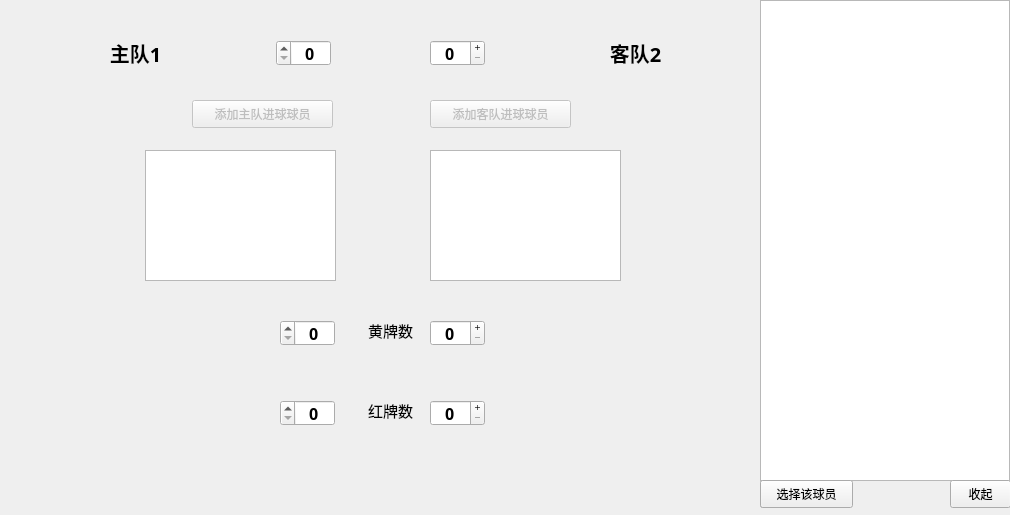
<?xml version="1.0" encoding="UTF-8"?>
<ui version="4.0">
 <class>MatchStaticWindow</class>
 <widget class="QWidget" name="MatchStaticWindow">
  <property name="geometry">
   <rect>
    <x>0</x>
    <y>0</y>
    <width>1010</width>
    <height>515</height>
   </rect>
  </property>
  <property name="windowTitle">
   <string>Form</string>
  </property>
  <widget class="QPushButton" name="players_1">
   <property name="enabled">
    <bool>false</bool>
   </property>
   <property name="geometry">
    <rect>
     <x>192</x>
     <y>100</y>
     <width>141</width>
     <height>28</height>
    </rect>
   </property>
   <property name="text">
    <string>添加主队进球球员</string>
   </property>
  </widget>
  <widget class="QPushButton" name="players_2">
   <property name="enabled">
    <bool>false</bool>
   </property>
   <property name="geometry">
    <rect>
     <x>430</x>
     <y>100</y>
     <width>141</width>
     <height>28</height>
    </rect>
   </property>
   <property name="text">
    <string>添加客队进球球员</string>
   </property>
  </widget>
  <widget class="QLabel" name="label_3">
   <property name="geometry">
    <rect>
     <x>350</x>
     <y>320</y>
     <width>81</width>
     <height>21</height>
    </rect>
   </property>
   <property name="font">
    <font>
     <family>黑体</family>
     <pointsize>11</pointsize>
    </font>
   </property>
   <property name="layoutDirection">
    <enum>Qt::LeftToRight</enum>
   </property>
   <property name="frameShadow">
    <enum>QFrame::Plain</enum>
   </property>
   <property name="lineWidth">
    <number>1</number>
   </property>
   <property name="text">
    <string>黄牌数</string>
   </property>
   <property name="alignment">
    <set>Qt::AlignCenter</set>
   </property>
  </widget>
  <widget class="QLabel" name="label_4">
   <property name="geometry">
    <rect>
     <x>350</x>
     <y>400</y>
     <width>81</width>
     <height>21</height>
    </rect>
   </property>
   <property name="font">
    <font>
     <family>黑体</family>
     <pointsize>11</pointsize>
    </font>
   </property>
   <property name="layoutDirection">
    <enum>Qt::LeftToRight</enum>
   </property>
   <property name="frameShadow">
    <enum>QFrame::Plain</enum>
   </property>
   <property name="lineWidth">
    <number>1</number>
   </property>
   <property name="text">
    <string>红牌数</string>
   </property>
   <property name="alignment">
    <set>Qt::AlignCenter</set>
   </property>
  </widget>
  <widget class="QSpinBox" name="yellow_1">
   <property name="geometry">
    <rect>
     <x>280</x>
     <y>320</y>
     <width>55</width>
     <height>26</height>
    </rect>
   </property>
   <property name="font">
    <font>
     <family>黑体</family>
     <pointsize>12</pointsize>
     <weight>75</weight>
     <bold>true</bold>
    </font>
   </property>
   <property name="layoutDirection">
    <enum>Qt::RightToLeft</enum>
   </property>
   <property name="alignment">
    <set>Qt::AlignCenter</set>
   </property>
  </widget>
  <widget class="QSpinBox" name="red_1">
   <property name="geometry">
    <rect>
     <x>280</x>
     <y>400</y>
     <width>55</width>
     <height>26</height>
    </rect>
   </property>
   <property name="font">
    <font>
     <family>黑体</family>
     <pointsize>12</pointsize>
     <weight>75</weight>
     <bold>true</bold>
    </font>
   </property>
   <property name="layoutDirection">
    <enum>Qt::RightToLeft</enum>
   </property>
   <property name="alignment">
    <set>Qt::AlignCenter</set>
   </property>
  </widget>
  <widget class="QSpinBox" name="yellow_2">
   <property name="geometry">
    <rect>
     <x>430</x>
     <y>320</y>
     <width>55</width>
     <height>26</height>
    </rect>
   </property>
   <property name="font">
    <font>
     <family>黑体</family>
     <pointsize>12</pointsize>
     <weight>75</weight>
     <bold>true</bold>
    </font>
   </property>
   <property name="layoutDirection">
    <enum>Qt::LeftToRight</enum>
   </property>
   <property name="wrapping">
    <bool>false</bool>
   </property>
   <property name="alignment">
    <set>Qt::AlignCenter</set>
   </property>
   <property name="buttonSymbols">
    <enum>QAbstractSpinBox::PlusMinus</enum>
   </property>
   <property name="correctionMode">
    <enum>QAbstractSpinBox::CorrectToPreviousValue</enum>
   </property>
   <property name="showGroupSeparator" stdset="0">
    <bool>true</bool>
   </property>
  </widget>
  <widget class="QSpinBox" name="red_2">
   <property name="geometry">
    <rect>
     <x>430</x>
     <y>400</y>
     <width>55</width>
     <height>26</height>
    </rect>
   </property>
   <property name="font">
    <font>
     <family>黑体</family>
     <pointsize>12</pointsize>
     <weight>75</weight>
     <bold>true</bold>
    </font>
   </property>
   <property name="layoutDirection">
    <enum>Qt::LeftToRight</enum>
   </property>
   <property name="wrapping">
    <bool>false</bool>
   </property>
   <property name="alignment">
    <set>Qt::AlignCenter</set>
   </property>
   <property name="buttonSymbols">
    <enum>QAbstractSpinBox::PlusMinus</enum>
   </property>
   <property name="correctionMode">
    <enum>QAbstractSpinBox::CorrectToPreviousValue</enum>
   </property>
   <property name="showGroupSeparator" stdset="0">
    <bool>true</bool>
   </property>
  </widget>
  <widget class="QTableView" name="tableView_2">
   <property name="geometry">
    <rect>
     <x>760</x>
     <y>0</y>
     <width>250</width>
     <height>481</height>
    </rect>
   </property>
  </widget>
  <widget class="QLabel" name="team_1">
   <property name="geometry">
    <rect>
     <x>10</x>
     <y>40</y>
     <width>251</width>
     <height>25</height>
    </rect>
   </property>
   <property name="font">
    <font>
     <family>黑体</family>
     <pointsize>15</pointsize>
     <weight>75</weight>
     <bold>true</bold>
    </font>
   </property>
   <property name="text">
    <string>主队1</string>
   </property>
   <property name="alignment">
    <set>Qt::AlignCenter</set>
   </property>
  </widget>
  <widget class="QLabel" name="team_2">
   <property name="geometry">
    <rect>
     <x>510</x>
     <y>40</y>
     <width>251</width>
     <height>25</height>
    </rect>
   </property>
   <property name="font">
    <font>
     <family>黑体</family>
     <pointsize>15</pointsize>
     <weight>75</weight>
     <bold>true</bold>
    </font>
   </property>
   <property name="text">
    <string>客队2</string>
   </property>
   <property name="alignment">
    <set>Qt::AlignCenter</set>
   </property>
  </widget>
  <widget class="QSpinBox" name="goal_1">
   <property name="geometry">
    <rect>
     <x>276</x>
     <y>40</y>
     <width>55</width>
     <height>26</height>
    </rect>
   </property>
   <property name="font">
    <font>
     <family>黑体</family>
     <pointsize>12</pointsize>
     <weight>75</weight>
     <bold>true</bold>
    </font>
   </property>
   <property name="layoutDirection">
    <enum>Qt::RightToLeft</enum>
   </property>
   <property name="alignment">
    <set>Qt::AlignCenter</set>
   </property>
  </widget>
  <widget class="QSpinBox" name="goal_2">
   <property name="geometry">
    <rect>
     <x>430</x>
     <y>40</y>
     <width>55</width>
     <height>26</height>
    </rect>
   </property>
   <property name="font">
    <font>
     <family>黑体</family>
     <pointsize>12</pointsize>
     <weight>75</weight>
     <bold>true</bold>
    </font>
   </property>
   <property name="layoutDirection">
    <enum>Qt::LeftToRight</enum>
   </property>
   <property name="wrapping">
    <bool>false</bool>
   </property>
   <property name="alignment">
    <set>Qt::AlignCenter</set>
   </property>
   <property name="buttonSymbols">
    <enum>QAbstractSpinBox::PlusMinus</enum>
   </property>
   <property name="correctionMode">
    <enum>QAbstractSpinBox::CorrectToPreviousValue</enum>
   </property>
   <property name="showGroupSeparator" stdset="0">
    <bool>true</bool>
   </property>
  </widget>
  <widget class="QLabel" name="label">
   <property name="geometry">
    <rect>
     <x>360</x>
     <y>140</y>
     <width>41</width>
     <height>41</height>
    </rect>
   </property>
   <property name="text">
    <string/>
   </property>
   <property name="pixmap">
    <pixmap resource="resourse.qrc">:/new/prefix1/icons8-soccer-ball-64.png</pixmap>
   </property>
   <property name="scaledContents">
    <bool>true</bool>
   </property>
   <property name="alignment">
    <set>Qt::AlignCenter</set>
   </property>
  </widget>
  <widget class="QTextBrowser" name="textBrowser">
   <property name="geometry">
    <rect>
     <x>145</x>
     <y>150</y>
     <width>191</width>
     <height>131</height>
    </rect>
   </property>
   <property name="font">
    <font>
     <family>黑体</family>
     <pointsize>10</pointsize>
    </font>
   </property>
  </widget>
  <widget class="QTextBrowser" name="textBrowser_2">
   <property name="geometry">
    <rect>
     <x>430</x>
     <y>150</y>
     <width>191</width>
     <height>131</height>
    </rect>
   </property>
   <property name="font">
    <font>
     <family>黑体</family>
     <pointsize>10</pointsize>
    </font>
   </property>
  </widget>
  <widget class="QPushButton" name="pushButton">
   <property name="geometry">
    <rect>
     <x>760</x>
     <y>480</y>
     <width>91</width>
     <height>28</height>
    </rect>
   </property>
   <property name="text">
    <string>选择该球员</string>
   </property>
  </widget>
  <widget class="QPushButton" name="pushButton_2">
   <property name="geometry">
    <rect>
     <x>760</x>
     <y>480</y>
     <width>93</width>
     <height>28</height>
    </rect>
   </property>
   <property name="text">
    <string>选择该球员</string>
   </property>
  </widget>
  <widget class="QPushButton" name="pushButton_3">
   <property name="geometry">
    <rect>
     <x>950</x>
     <y>480</y>
     <width>61</width>
     <height>28</height>
    </rect>
   </property>
   <property name="text">
    <string>收起</string>
   </property>
  </widget>
 </widget>
 <resources>
  <include location="resourse.qrc"/>
 </resources>
 <connections/>
</ui>
